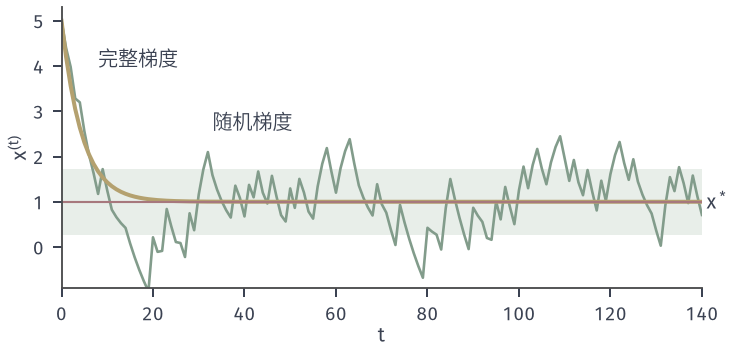

Write the Python code that produced this figure.
from pathlib import Path
import sys
ROOT = next(p for p in Path(__file__).resolve().parents if (p/'build.sh').is_file() and (p/'tex/book.tex').is_file())
sys.path.insert(0, str(ROOT/'figures/00-shared/mathematical-preliminaries-upper/00-shared/comprehension-figures'))
from support import figure, save, BLUE, GREEN, YELLOW, RED, PURPLE, INK, MUTED, GRID, BLUE_FILL, GREEN_FILL, YELLOW_FILL, RED_FILL, PURPLE_FILL
import numpy as np
HERE = Path(__file__).resolve().parent
STROKE = '#4C4D4F'
# 贯穿例：f_i(x)=a_i(x-b_i)^2/2，a=(1,2,3)，b=(-3,0,3)；f(x)=(x-1)^2+5，x*=1。
A = np.array([1., 2., 3.]); B = np.array([-3., 0., 3.])
def gi(x): return A*(x-B)
def panel(fig, left, right, top, bottom, wspace=.3, hspace=.2):
    fig.set_layout_engine(None)
    fig.subplots_adjust(left=left, right=right, top=top, bottom=bottom, wspace=wspace, hspace=hspace)
def tag(fig, ax, s, y=.05):
    p = ax.get_position(); fig.text((p.x0+p.x1)/2, y, s, ha='center', va='top')

rng=np.random.default_rng(5)
al=.1;T=140;x=5.;p=[x];gd=[5.]
for t in range(T):
    i=rng.integers(3); x=x-al*gi(x)[i]; p.append(x); gd.append(gd[-1]-al*(2*gd[-1]-2))
fig,ax=figure(width_mm=104,height_mm=50)
fl=28*al/(6-7*al); r=np.sqrt(fl)
ax.axhspan(1-r,1+r,color=GREEN_FILL,lw=0,zorder=0)
ax.plot(p,color=GREEN,lw=1.05); ax.plot(gd,color=YELLOW,lw=1.6)
ax.axhline(1,color=RED,lw=.85); ax.text(T+1,1,'$x^*$',fontsize=8,va='center')
ax.text(33,2.6,'随机梯度',fontsize=8); ax.text(8,4.0,'完整梯度',fontsize=8)
ax.set_xlim(0,T); ax.set_ylim(-.9,5.3); ax.set_xlabel('$t$',labelpad=1); ax.set_ylabel('$x^{(t)}$',labelpad=1)
save(fig,HERE,'figure',{'seed':5,'alpha':al,'floor':fl})
